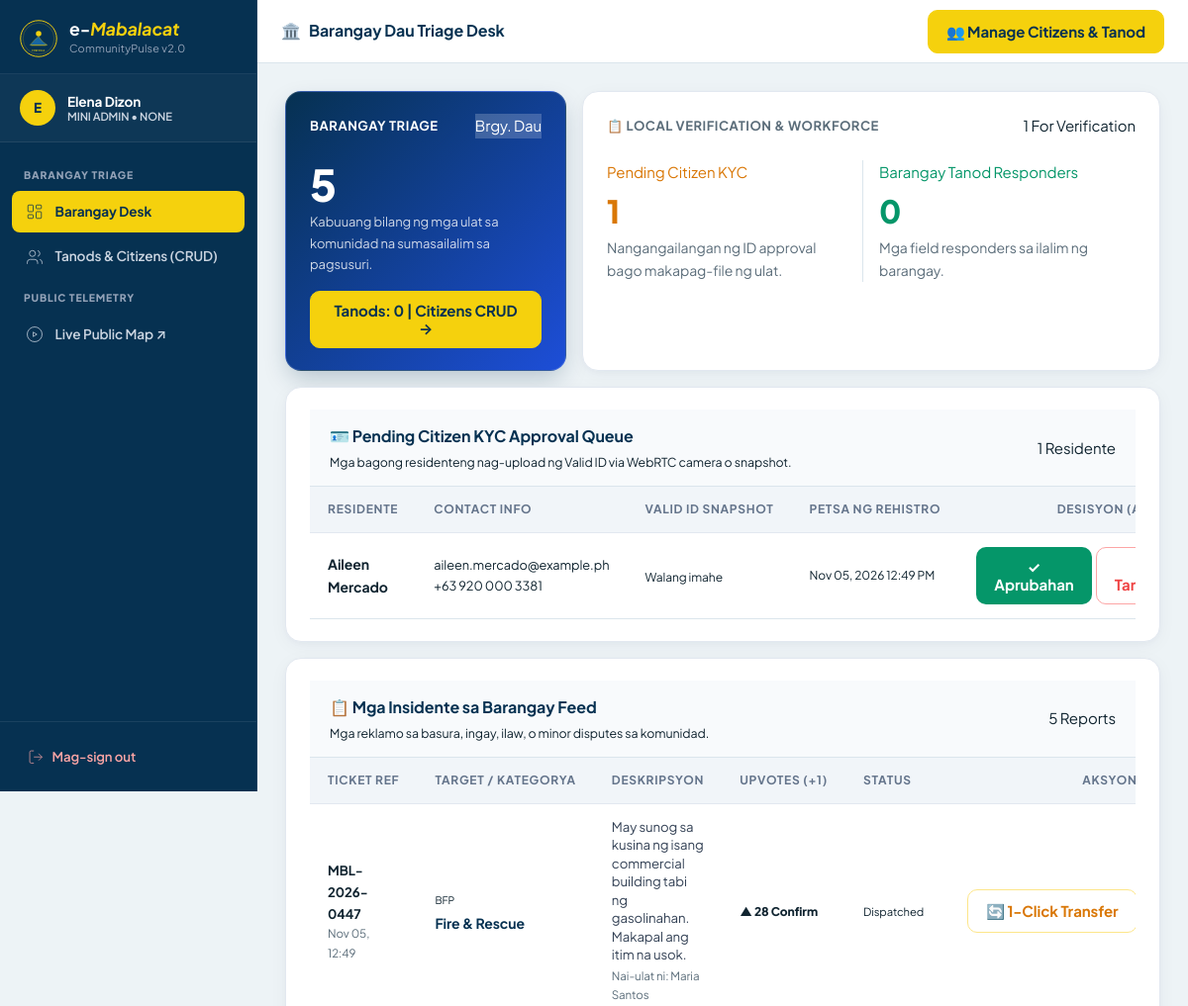
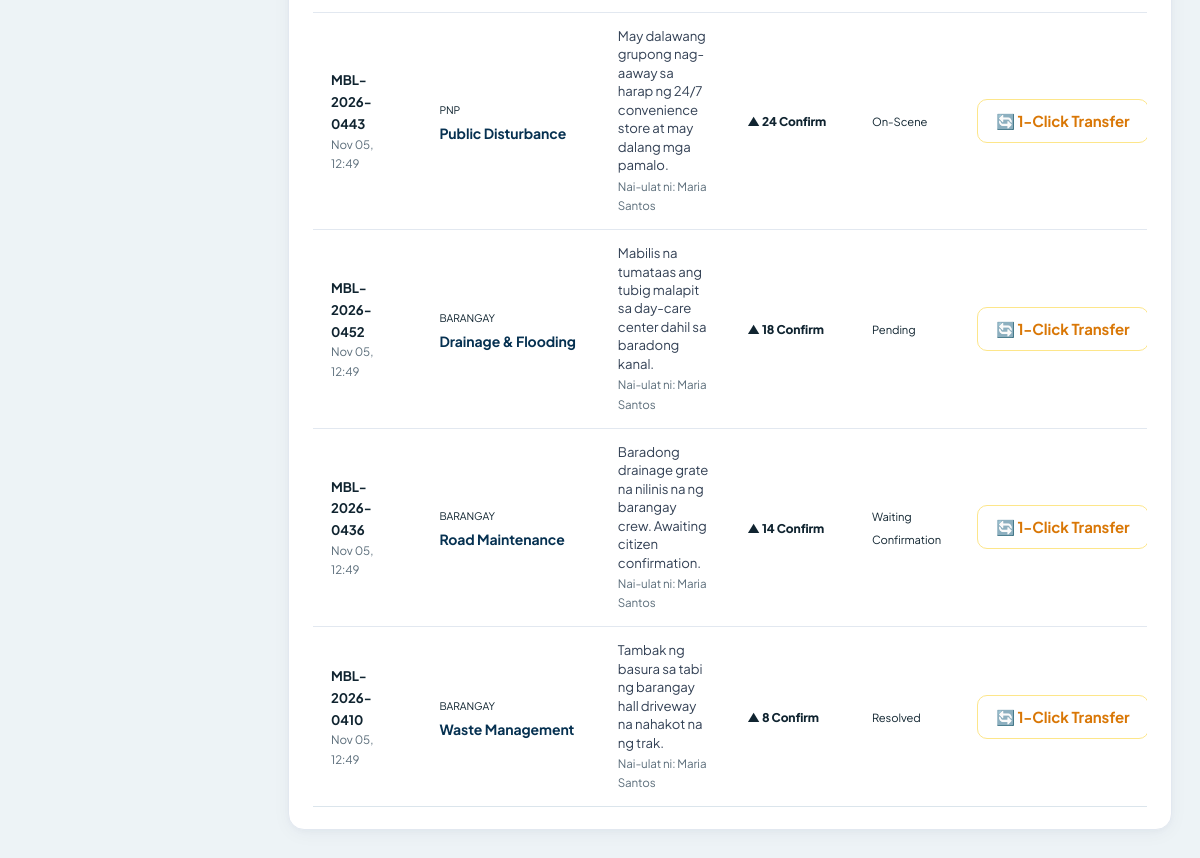
Page /barangay/dashboard.php (signed in) on the committed database (2 pictures, top to bottom).
### tables this page shows
CREATE TABLE IF NOT EXISTS `barangays` (
  `id` INT UNSIGNED AUTO_INCREMENT PRIMARY KEY,
  `name` VARCHAR(100) NOT NULL UNIQUE,
  `zone` ENUM('North', 'Central', 'South') NOT NULL DEFAULT 'North',
  `captain` VARCHAR(120) NOT NULL DEFAULT '',
  `hotline` VARCHAR(40) NOT NULL DEFAULT ''
);

CREATE TABLE IF NOT EXISTS `users` (
  `id` INT UNSIGNED AUTO_INCREMENT PRIMARY KEY,
  `full_name` VARCHAR(150) NOT NULL,
  `email` VARCHAR(150) NOT NULL UNIQUE,
  `phone` VARCHAR(40) NOT NULL DEFAULT '',
  `password_hash` VARCHAR(255) NOT NULL,
  
   
  `role` ENUM('super_admin', 'agency_admin', 'mini_admin', 'responder', 'citizen') NOT NULL DEFAULT 'citizen',
  
   
  `agency_type` ENUM('bfp', 'pnp', 'medical') DEFAULT NULL,
  
   
  `barangay_id` INT UNSIGNED DEFAULT NULL,
  
   
  `kyc_status` ENUM('pending', 'verified', 'rejected') NOT NULL DEFAULT 'pending',
  `kyc_id_image` VARCHAR(255) DEFAULT NULL,
  
   
  `is_on_duty` TINYINT(1) NOT NULL DEFAULT 1,
  `duty_status` ENUM('available', 'dispatched', 'en_route', 'on_site', 'off_duty') NOT NULL DEFAULT 'available',
  `unit_callsign` VARCHAR(50) DEFAULT NULL,
  `rank_title` VARCHAR(100) DEFAULT NULL,
  
   
  `strike_count` INT UNSIGNED NOT NULL DEFAULT 0,
  `email_verified` TINYINT(1) NOT NULL DEFAULT 1,
  `otp_code` VARCHAR(10) DEFAULT NULL,
  `otp_expires_at` DATETIME DEFAULT NULL,
  `created_at` TIMESTAMP NOT NULL DEFAULT CURRENT_TIMESTAMP,
  
  FOREIGN KEY (`barangay_id`) REFERENCES `barangays`(`id`) ON DELETE SET NULL
);

CREATE TABLE IF NOT EXISTS `reports` (
  `id` INT UNSIGNED AUTO_INCREMENT PRIMARY KEY,
  `ticket_no` VARCHAR(50) NOT NULL UNIQUE,
  `user_id` INT UNSIGNED NOT NULL,
  `barangay_id` INT UNSIGNED NOT NULL,
  
   
  `target_portal` ENUM('barangay', 'bfp', 'pnp', 'medical') NOT NULL DEFAULT 'barangay',
  
  `category` VARCHAR(100) NOT NULL,
  `priority` ENUM('emergency', 'high', 'medium', 'low') NOT NULL DEFAULT 'medium',
  `description` TEXT NOT NULL,
  `address` VARCHAR(255) NOT NULL DEFAULT '',
  `evidence_photo` VARCHAR(255) DEFAULT NULL,
  
   
  `latitude` DECIMAL(10, 7) NOT NULL DEFAULT 15.181000,
  `longitude` DECIMAL(10, 7) NOT NULL DEFAULT 120.588000,
  
   
  `fuzzed_lat` DECIMAL(10, 7) NOT NULL DEFAULT 15.181000,
  `fuzzed_lng` DECIMAL(10, 7) NOT NULL DEFAULT 120.588000,
  
   
  `upvotes_count` INT UNSIGNED NOT NULL DEFAULT 1,
  
   
  `status` ENUM('Pending', 'Dispatched', 'On-Scene', 'Waiting Confirmation', 'Resolved', 'Closed', 'False Alarm') NOT NULL DEFAULT 'Pending',
  
   
  `assigned_responder_id` INT UNSIGNED DEFAULT NULL,
  `dispatched_at` DATETIME DEFAULT NULL,
  `arrived_at` DATETIME DEFAULT NULL,
  
   
  `resolution_photo` VARCHAR(255) DEFAULT NULL,
  `resolution_remarks` TEXT DEFAULT NULL,
  `official_ref_no` VARCHAR(100) DEFAULT NULL,
  `resolved_uploaded_at` DATETIME DEFAULT NULL,
  `closed_at` DATETIME DEFAULT NULL,
  `created_at` TIMESTAMP NOT NULL DEFAULT CURRENT_TIMESTAMP,
  
  FOREIGN KEY (`user_id`) REFERENCES `users`(`id`),
  FOREIGN KEY (`barangay_id`) REFERENCES `barangays`(`id`),
  FOREIGN KEY (`assigned_responder_id`) REFERENCES `users`(`id`) ON DELETE SET NULL
);

### public/barangay/dashboard.php (the view, shortened to what this page needs)
<?php
require_once '../../src/config/database.php';
$barangayId = (int)$_SESSION['barangay_id'];
$bStmt = $pdo->prepare("SELECT name FROM barangays WHERE id = ?");
$bStmt->execute([$barangayId]);
$barangay = $bStmt->fetch(PDO::FETCH_ASSOC);
$kycStmt = $pdo->prepare("SELECT * FROM users WHERE barangay_id = ? AND role = 'citizen' AND kyc_status = 'pending' ORDER BY created_at ASC");
$kycStmt->execute([$barangayId]);
$pendingCitizens = $kycStmt->fetchAll(PDO::FETCH_ASSOC);
$respStmt = $pdo->prepare("SELECT * FROM users WHERE barangay_id = ? AND role = 'responder' ORDER BY full_name ASC");
$respStmt->execute([$barangayId]);
$localResponders = $respStmt->fetchAll(PDO::FETCH_ASSOC);
$repStmt = $pdo->prepare("
    SELECT r.*, u.full_name as reporter_name, u.phone as reporter_phone, resp.full_name as responder_name
    FROM reports r
    JOIN users u ON r.user_id = u.id
    LEFT JOIN users resp ON r.assigned_responder_id = resp.id
    WHERE r.barangay_id = ?
    ORDER BY r.created_at DESC
");
$repStmt->execute([$barangayId]);
$reports = $repStmt->fetchAll(PDO::FETCH_ASSOC);
?>
<!DOCTYPE html>
<html lang="en">
<head>
<link rel="stylesheet" href="../assets/css/site.css">
</head>
<body>
<div class="app-shell">
  <?php include '../partials/sidebar.php'; ?>
  <div class="app-main">
    <header class="app-topbar">
      <div class="app-topbar-title">
        <span>🏛️</span>
        <span>Barangay <?= htmlspecialchars($barangay['name'] ?? 'Local') ?> Triage Desk</span>
      </div>
      <div class="app-topbar-actions">
        <a href="users.php" class="btn btn-gold btn-xs">👥 Manage Citizens &amp; Tanod</a>
      </div>
    </header>
    <main class="app-content">
      <div class="bento-grid">
        <div class="bento-card span-4 hero-bento" style="background: linear-gradient(135deg, #1d4ed8 0%, #172554 100%);">
          <div class="bento-head">
            <span class="bento-title" style="color:#fff;">Barangay Triage</span>
            <span class="badge" style="background:rgba(255,255,255,0.2);color:#fff;">Brgy. <?= htmlspecialchars($barangay['name'] ?? '') ?></span>
          </div>
          <div class="bento-kpi-value" style="color:#fff;"><?= count($reports) ?></div>
          <p class="bento-sub" style="color:#cbd5e1;">Kabuuang bilang ng mga ulat sa komunidad na sumasailalim sa pagsusuri.</p>
          <div style="margin-top:16px;">
            <a href="users.php" class="btn btn-gold btn-xs">Tanods: <?= count($localResponders) ?> | Citizens CRUD &rarr;</a>
          </div>
        </div>
        <div class="bento-card span-8">
          <div class="bento-head">
            <h2 class="bento-title">📋 Local Verification &amp; Workforce</h2>
            <span class="badge badge-gold"><?= count($pendingCitizens) ?> For Verification</span>
          </div>
          <div style="display:grid; grid-template-columns: 1fr 1fr; gap:16px; margin-top:8px;">
            <div style="border-right:1px solid var(--line); padding-right:12px;">
              <div class="stat-label" style="color:#d97706;">Pending Citizen KYC</div>
              <div style="font-size:2rem; font-weight:800; font-family:var(--serif); color:#d97706;"><?= count($pendingCitizens) ?></div>
              <p class="small muted">Nangangailangan ng ID approval bago makapag-file ng ulat.</p>
            </div>
            <div>
              <div class="stat-label" style="color:#059669;">Barangay Tanod Responders</div>
              <div style="font-size:2rem; font-weight:800; font-family:var(--serif); color:#059669;"><?= count($localResponders) ?></div>
              <p class="small muted">Mga field responders sa ilalim ng barangay.</p>
            </div>
          </div>
        </div>
        <div class="bento-card span-12" style="padding: 0;">
          <div style="padding: 14px 20px; background: #f8fafc; border-bottom: 1px solid var(--line); display:flex; justify-content:space-between; align-items:center;">
            <div>
              <h3 style="font-size: 1rem; font-weight: 700; color: var(--navy); margin: 0;">🪪 Pending Citizen KYC Approval Queue</h3>
              <p class="text-muted" style="font-size: 0.775rem; margin: 2px 0 0 0;">Mga bagong residenteng nag-upload ng Valid ID via WebRTC camera o snapshot.</p>
            </div>
            <span class="badge badge-gold"><?= count($pendingCitizens) ?> Residente</span>
          </div>
          <div style="overflow-x: auto;">
            <table class="data-table" style="width: 100%; border-collapse: collapse; font-size: 0.85rem;">
              <thead>
                <tr style="background: #f1f5f9; text-align: left; border-bottom: 1px solid var(--line);">
                  <th style="padding: 10px 14px;">Residente</th>
                  <th style="padding: 10px 14px;">Contact Info</th>
                  <th style="padding: 10px 14px;">Valid ID Snapshot</th>
                  <th style="padding: 10px 14px;">Petsa ng Rehistro</th>
                  <th style="padding: 10px 14px; text-align: right;">Desisyon (Approval)</th>
                </tr>
              </thead>
              <tbody>
                <?php if (empty($pendingCitizens)): ?>
                  <tr>
                    <td colspan="5" style="padding: 2rem; text-align: center; color: var(--muted);">
                      Walang naghihintay na resident verification para sa Brgy. <?= htmlspecialchars($barangay['name'] ?? '') ?>.
                    </td>
                  </tr>
                <?php else: ?>
                  <?php foreach ($pendingCitizens as $pc): ?>
                    <tr style="border-bottom: 1px solid var(--line);">
                      <td style="padding: 10px 14px; font-weight: 700; color: var(--navy);">
                        <?= htmlspecialchars($pc['full_name']) ?>
                      </td>
                      <td style="padding: 10px 14px; font-size: 0.8rem;">
                        <div><?= htmlspecialchars($pc['email']) ?></div>
                        <div class="text-muted"><?= htmlspecialchars($pc['phone']) ?></div>
                      </td>
                      <td style="padding: 10px 14px;">
                        <?php if ($pc['kyc_id_image']): ?>
                          <a href="../uploads/kyc/<?= htmlspecialchars($pc['kyc_id_image']) ?>" target="_blank" class="btn btn-outline-light btn-xs" style="color: #2563eb; border-color: #93c5fd;">
                            &#128065; Buksan ang ID
                          </a>
                        <?php else: ?>
                          <span class="text-muted" style="font-size: 0.75rem;">Walang imahe</span>
                        <?php endif; ?>
                      </td>
                      <td style="padding: 10px 14px; font-size: 0.75rem; color: var(--muted);">
                        <?= date('M d, Y h:i A', strtotime($pc['created_at'])) ?>
                      </td>
                      <td style="padding: 10px 14px; text-align: right;">
                        <form method="POST" style="display: inline-flex; gap: 4px;">
                          <button type="submit" name="action_kyc" value="approve" class="btn btn-gold btn-xs" style="background:#059669; color:#fff; border:none;">
                            ✓ Aprubahan
                          </button>
                          <button type="submit" name="action_kyc" value="reject" class="btn btn-outline-light btn-xs" style="color:#ef4444; border-color:#fca5a5;" onclick="return confirm('Tanggihan ang KYC ng residenteng ito?');">
                          </button>
                        </form>
                      </td>
                    </tr>
                  <?php endforeach; ?>
                <?php endif; ?>
              </tbody>
            </table>
          </div>
        </div>
        <div class="bento-card span-12" style="padding: 0;">
          <div style="padding: 14px 20px; background: #f8fafc; border-bottom: 1px solid var(--line); display:flex; justify-content:space-between; align-items:center;">
            <div>
              <h3 style="font-size: 1rem; font-weight: 700; color: var(--navy); margin: 0;">📋 Mga Insidente sa Barangay Feed</h3>
              <p class="text-muted" style="font-size: 0.775rem; margin: 2px 0 0 0;">Mga reklamo sa basura, ingay, ilaw, o minor disputes sa komunidad.</p>
            </div>
            <span class="badge badge-outline"><?= count($reports) ?> Reports</span>
          </div>
          <div style="overflow-x: auto;">
            <table class="data-table" style="width: 100%; border-collapse: collapse; font-size: 0.85rem;">
              <thead>
                <tr style="background: #f1f5f9; text-align: left; border-bottom: 1px solid var(--line);">
                  <th style="padding: 10px 14px;">Ticket Ref</th>
                  <th style="padding: 10px 14px;">Target / Kategorya</th>
                  <th style="padding: 10px 14px;">Deskripsyon</th>
                  <th style="padding: 10px 14px;">Upvotes (+1)</th>
                  <th style="padding: 10px 14px;">Status</th>
                  <th style="padding: 10px 14px; text-align: right;">Aksyon</th>
                </tr>
              </thead>
              <tbody>
                <?php if (empty($reports)): ?>
                  <tr>
                    <td colspan="6" style="padding: 2.5rem; text-align: center; color: var(--muted);">
                      Walang mga aktibong ulat sa Brgy. <?= htmlspecialchars($barangay['name'] ?? '') ?>.
                    </td>
                  </tr>
                <?php else: ?>
                  <?php foreach ($reports as $r): ?>
                    <tr style="border-bottom: 1px solid var(--line);">
                      <td style="padding: 10px 14px; font-family: var(--font-mono); font-size: 0.825rem;">
                        <strong><?= htmlspecialchars($r['ticket_no']) ?></strong>
                        <div style="font-size: 0.725rem; color: var(--muted);"><?= date('M d, H:i', strtotime($r['created_at'])) ?></div>
                      </td>
                      <td style="padding: 10px 14px;">
                        <span class="badge badge-primary" style="font-size: 0.65rem; text-transform: uppercase;">
                          <?= $r['target_portal'] ?>
                        </span>
                        <div style="font-weight: 700; color: var(--navy); margin-top: 2px;"><?= htmlspecialchars($r['category']) ?></div>
                      </td>
                      <td style="padding: 10px 14px; max-width: 300px;">
                        <div style="font-size: 0.825rem; color: #334155; line-height: 1.4;">
                          <?= htmlspecialchars($r['description']) ?>
                        </div>
                        <div style="font-size: 0.725rem; color: var(--muted); margin-top: 2px;">
                          Nai-ulat ni: <?= htmlspecialchars($r['reporter_name']) ?>
                        </div>
                      </td>
                      <td style="padding: 10px 14px;">
                        <span class="badge badge-gold" style="font-weight: 800; font-size: 0.75rem;">
                          ▲ <?= $r['upvotes_count'] ?> Confirm
                        </span>
                      </td>
                      <td style="padding: 10px 14px;">
                        <span class="badge <?= $r['status'] === 'Pending' ? 'badge-alert' : 'badge-emerald' ?>" style="font-size: 0.7rem;">
                          <?= $r['status'] ?>
                        </span>
                      </td>
                      <td style="padding: 10px 14px; text-align: right; white-space: nowrap;">
                        <a href="transfer.php?report_id=<?= $r['id'] ?>" class="btn btn-outline-light btn-xs" style="color: #d97706; border-color: #fde68a;">
                          🔄 1-Click Transfer
                        </a>
                      </td>
                    </tr>
                  <?php endforeach; ?>
                <?php endif; ?>
              </tbody>
            </table>
          </div>
        </div>
      </div>
    </main>
  </div>
</div>
</body>
</html>

### rows in the picture
barangays: name "Dau"
users: full_name "Aileen Mercado", email "aileen.mercado@example.ph", phone "+63 920 000 3381", shows "Walang imahe", created_at "Nov 05, 2026 12:49 PM"
reports: ticket_no "MBL-2026-0447", created_at "Nov 05, 12:49", target_portal "BFP", category "Fire & Rescue", description "May sunog sa kusina ng isang commercial building tabi ng gasolinahan. Makapal ang itim na usok.", user.full_name "Maria Santos", upvotes_count "28", status "Dispatched"
reports: ticket_no "MBL-2026-0443", created_at "Nov 05, 12:49", target_portal "PNP", category "Public Disturbance", description "May dalawang grupong nag-aaway sa harap ng 24/7 convenience store at may dalang mga pamalo.", user.full_name "Maria Santos", upvotes_count "24", status "On-Scene"
reports: ticket_no "MBL-2026-0452", created_at "Nov 05, 12:49", target_portal "BARANGAY", category "Drainage & Flooding", description "Mabilis na tumataas ang tubig malapit sa day-care center dahil sa baradong kanal.", user.full_name "Maria Santos", upvotes_count "18", status "Pending"
reports: ticket_no "MBL-2026-0436", created_at "Nov 05, 12:49", target_portal "BARANGAY", category "Road Maintenance", description "Baradong drainage grate na nilinis na ng barangay crew. Awaiting citizen confirmation.", user.full_name "Maria Santos", upvotes_count "14", status "Waiting Confirmation"
reports: ticket_no "MBL-2026-0410", created_at "Nov 05, 12:49", target_portal "BARANGAY", category "Waste Management", description "Tambak ng basura sa tabi ng barangay hall driveway na nahakot na ng trak.", user.full_name "Maria Santos", upvotes_count "8", status "Resolved"

### other values in the picture
substr($currentUserName, 0, 1) "E"
$currentUserName "Elena Dizon"
str_replace('_', ' ', $currentUserRole) "MINI ADMIN"
$currentUserAgency "NONE"
count($reports) "5"
count($localResponders) "0"
count($pendingCitizens) "1"
